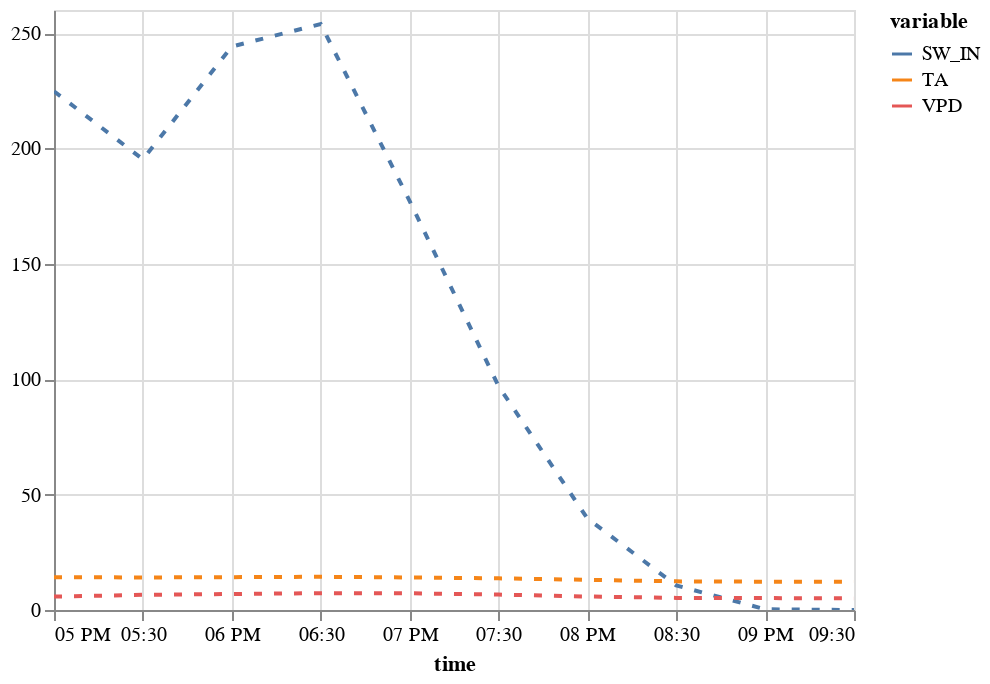

The cell this chart's notebook holds for it:
### Code cell
plot_control(m_df.tidy(), y="value")

### Figure 1 — Vega-Lite specification as saved in the notebook (floating-point values rounded to 4 significant figures)
{"config": {"view": {"continuousWidth": 400, "continuousHeight": 300}}, "data": {"name": "data-116cc6393c3280498ddad806716d336a"}, "mark": {"type": "line", "strokeDash": [4, 6]}, "encoding": {"color": {"field": "variable", "type": "nominal"}, "x": {"field": "time", "type": "temporal"}, "y": {"field": "value", "scale": {"zero": false}, "title": "", "type": "quantitative"}}, "params": [{"name": "param_22", "select": {"type": "interval"}, "bind": "scales"}], "$schema": "https://vega.github.io/schema/vega-lite/v5.2.0.json", "datasets": {"data-116cc6393c3280498ddad806716d336a": [{"time": "2000-06-15T17:00:00", "variable": "TA", "value": 14.22, "is_present": true}, {"time": "2000-06-15T17:30:00", "variable": "TA", "value": 14.11, "is_present": true}, {"time": "2000-06-15T18:00:00", "variable": "TA", "value": 14.23, "is_present": false}, {"time": "2000-06-15T18:30:00", "variable": "TA", "value": 14.4, "is_present": false}, {"time": "2000-06-15T19:00:00", "variable": "TA", "value": 14.09, "is_present": true}, {"time": "2000-06-15T19:30:00", "variable": "TA", "value": 13.71, "is_present": true}, {"time": "2000-06-15T20:00:00", "variable": "TA", "value": 13.08, "is_present": true}, {"time": "2000-06-15T20:30:00", "variable": "TA", "value": 12.41, "is_present": true}, {"time": "2000-06-15T21:00:00", "variable": "TA", "value": 12.27, "is_present": true}, {"time": "2000-06-15T21:30:00", "variable": "TA", "value": 12.2, "is_present": true}, {"time": "2000-06-15T17:00:00", "variable": "SW_IN", "value": 224.8, "is_present": true}, {"time": "2000-06-15T17:30:00", "variable": "SW_IN", "value": 195.3, "is_present": true}, {"time": "2000-06-15T18:00:00", "variable": "SW_IN", "value": 244.2, "is_present": false}, {"time": "2000-06-15T18:30:00", "variable": "SW_IN", "value": 253.9, "is_present": false}, {"time": "2000-06-15T19:00:00", "variable": "SW_IN", "value": 177.3, "is_present": true}, {"time": "2000-06-15T19:30:00", "variable": "SW_IN", "value": 97.07, "is_present": true}, {"time": "2000-06-15T20:00:00", "variable": "SW_IN", "value": 39.71, "is_present": true}, {"time": "2000-06-15T20:30:00", "variable": "SW_IN", "value": 10.65, "is_present": true}, {"time": "2000-06-15T21:00:00", "variable": "SW_IN", "value": 0.32, "is_present": true}, {"time": "2000-06-15T21:30:00", "variable": "SW_IN", "value": 0.0, "is_present": true}, {"time": "2000-06-15T17:00:00", "variable": "VPD", "value": 5.799, "is_present": true}, {"time": "2000-06-15T17:30:00", "variable": "VPD", "value": 6.577, "is_present": true}, {"time": "2000-06-15T18:00:00", "variable": "VPD", "value": 6.931, "is_present": true}, {"time": "2000-06-15T18:30:00", "variable": "VPD", "value": 7.286, "is_present": true}, {"time": "2000-06-15T19:00:00", "variable": "VPD", "value": 7.251, "is_present": true}, {"time": "2000-06-15T19:30:00", "variable": "VPD", "value": 6.683, "is_present": true}, {"time": "2000-06-15T20:00:00", "variable": "VPD", "value": 5.851, "is_present": true}, {"time": "2000-06-15T20:30:00", "variable": "VPD", "value": 5.254, "is_present": true}, {"time": "2000-06-15T21:00:00", "variable": "VPD", "value": 5.164, "is_present": true}, {"time": "2000-06-15T21:30:00", "variable": "VPD", "value": 5.037, "is_present": true}]}}
